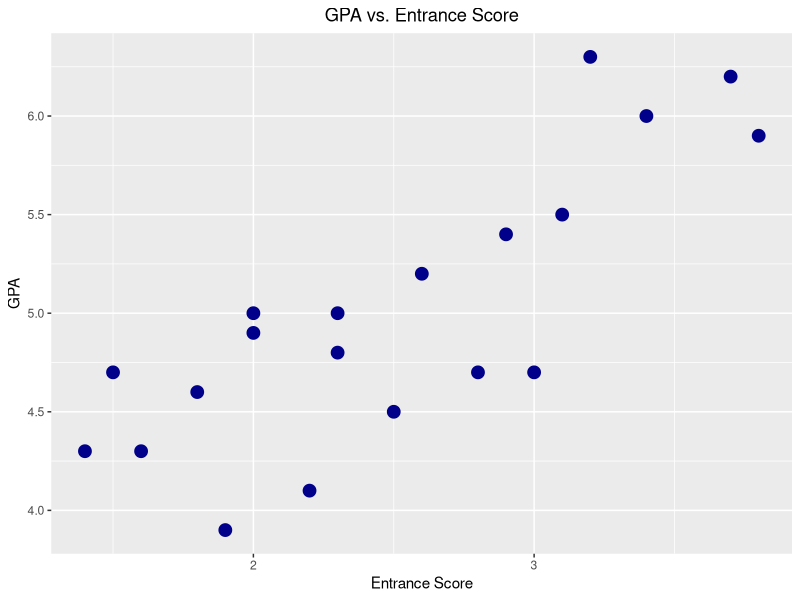
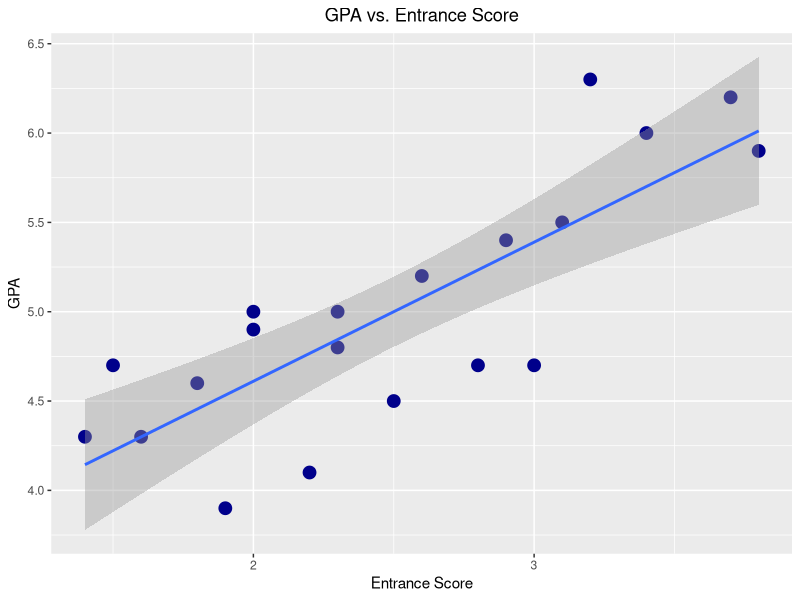

The R script that drew these images, in order:
library(ggplot2)

admissions = read.table("admissions.txt", header=FALSE)
head(admissions)
gpa = admissions$V2
entrance_score = admissions$V1
head(admissions)
head(gpa)

scatterplot = ggplot(admissions,  aes(entrance_score, gpa)) +
  geom_point(size=4, color='darkblue') + 
  labs(title="GPA vs. Entrance Score",y="GPA",x="Entrance Score") +
  theme(legend.position = "none") +
  theme(plot.title = element_text(hjust = 0.5))

plot(scatterplot)


admissions.lm = lm(gpa~entrance_score)
summary(admissions.lm)

scatterplot_reg = ggplot(admissions, aes(entrance_score, gpa)) +
  geom_point(size=4, color='darkblue') + 
  labs(title="GPA vs. Entrance Score",y="GPA",x="Entrance Score") +
  theme(legend.position = "none") +
  theme(plot.title = element_text(hjust = 0.5) )+
          geom_smooth(method=lm)

plot(scatterplot_reg)


mean(gpa)
var(gpa)
mean(entrance_score)
var(entrance_score)

cor(gpa, entrance_score)


admissions.res = resid(admissions.lm)
sum(admissions.res)


admissions.pred = fitted(admissions.lm)
